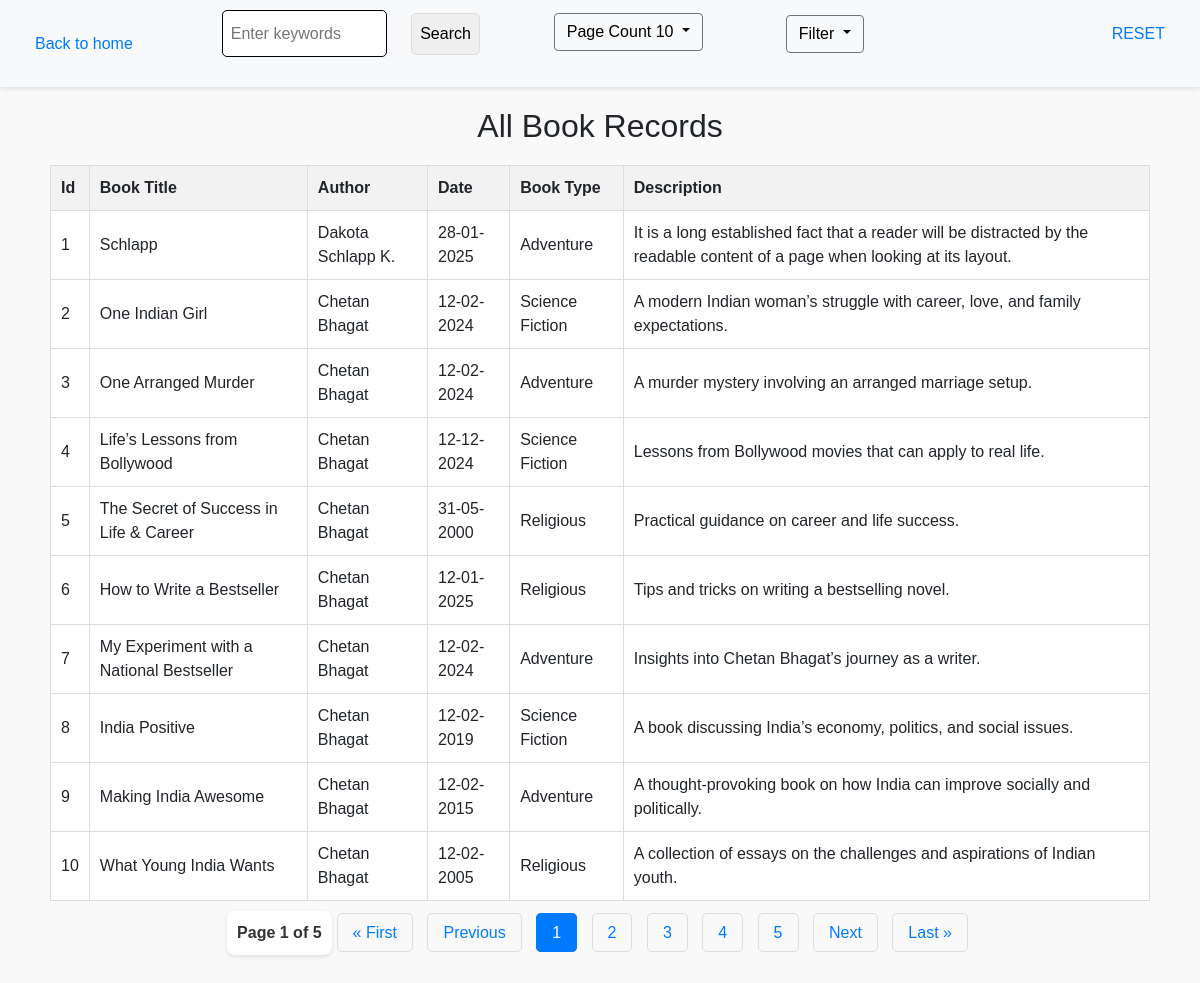
Page /display_all?records_per_page=10&search=&filter= on the committed database.
### myapp/models.py (models this page shows, shortened)
class user(models.Model):
    id = models.AutoField(primary_key=True)
    title = models.CharField(max_length=50)
    book_type = models.CharField(max_length=30)
    author = models.CharField(max_length=50)
    date = models.DateField()
    description = models.TextField()
    updated_at = models.DateTimeField(auto_now=True)
    class Meta:
        ordering = ['-id']

### myapp/views.py (the view, shortened to what this page needs)
# urls.py: path('display_all', views.display_all, name='display_all'),
def display_all(request):
    search_query = request.GET.get('search', '')  # Fetch search query from request
    filter_option = request.GET.get('filter', '')  # Fetch filter option if any
    try:
        records_per_page = int(request.GET.get('records_per_page', 5))  # Default to 5 if not set or invalid
    except ValueError:
        records_per_page = 5  # Fallback to default if conversion fails
    users = user.objects.all().order_by('-id')
    if filter_option == 'published_before_2024':
        users = users.filter(date__lt='2024-01-01')  # Filter users with date before 2024
    elif filter_option == 'published_after_2024':
        users = users.filter(date__gte='2024-01-01')  # Filter users with date after 2024
    elif filter_option == 'Religious':
        users = users.filter(book_type__icontains='Religious')
    elif filter_option == 'Adventure':
        users = users.filter(book_type__icontains='Adventure')
    elif filter_option == 'Science Fiction':
        users = users.filter(book_type__icontains='Science Fiction')
    paginator = Paginator(users, records_per_page)
    page_number = request.GET.get('page', 1)  # Get current page number (default to 1)
    page_obj = paginator.get_page(page_number)
    for idx, user_obj in enumerate(page_obj.object_list, start=1):
        user_obj.display_id = idx
    start_index = (page_obj.number - 1) * records_per_page
    return render(request,'display_all.html', {
        'users': page_obj,  # Paginated user data
        'search': search_query,  # Include the search query
        'filter': filter_option,  # Include the filter option
        'records_per_page': records_per_page,  # Include records per page selected
        'start_index': start_index  # Records per page
    })

### myapp/templates/display_all.html (shortened to what this page needs)
<!DOCTYPE html>
<html lang="en">
<head>
    <link href="https://cdn.jsdelivr.net/npm/bootstrap@4.6.2/dist/css/bootstrap.min.css"
    rel="stylesheet">
</head>
<body>
    <div class="navbar">
        <a href="{% url 'index' %}">Back to home</a>
        <form action="{% url 'display_all' %}" method="get" onsubmit="disableSearchButton()">
                <input type="text" style="width: 165px; height: 47px; border-radius: 5px; border: 1px solid black;"
                   id="searchInput" placeholder="Enter keywords" name="search" value="{{ search }}" required> &nbsp;
            <input type="submit" id="searchButton" value="Search">
        </form>
     <form action="{% url 'display_all' %}" method="get" class="mb-4">
        <div class="dropdown dropdown-hover me-3">
            <button data-bs-toggle="dropdown" class="btn btn-secondary dropdown-toggle" type="button"
                id="dropdownMenuButton" style="background-color: transparent; color: black;"
                data-mdb-toggle="dropdown" aria-expanded="false">
                Page Count {{ records_per_page|default:5 }}
            </button>&nbsp;&nbsp;
        </div>
    </form>
    <form action="{% url 'display_all' %}" method="get">
    <div class="d-flex justify-content-center" style="margin-right: 150px;">
        <div class="dropdown dropdown-hover me-3">
            <button data-bs-toggle="dropdown" class="btn btn-secondary dropdown-toggle" type="button"
                id="dropdownMenuButton" style="background-color: transparent; color: black;"
                data-mdb-toggle="dropdown" aria-expanded="false">
                Filter
            </button>&nbsp;&nbsp;
        </div>
    </div>
</form>
                    <a href="{% url 'records_per_page_view_2' %}?default=true" style="margin-bottom: 20px;">RESET</a>
                </div>
    {% if not users %}
    <p style="text-align: center; color: #888;">No records found. Try adjusting your filters or search terms.</p>
    {% else %}
    <div class="container">
        <h2 style="text-align: center;">All Book Records</h2>
        <table>
            <tr>
                <th>Id</th>
                <th>Book Title</th>
                <th>Author</th>
                <th>Date</th>
                <th>Book Type</th>
                <th>Description</th>
            </tr>
            {% for i in users %}
            <tr>
                <td scope="row">{{ users.start_index|add:forloop.counter0 }}</td>
                <td>{{ i.title }}</td>
                <td>{{ i.author }}</td>
                <td>{{ i.date|date:'d-m-Y' }}</td>
                <td>{{ i.book_type }}</td>
                <td>{{ i.description }}</td>
            </tr>
            {% endfor %}
        </table>
        <div class="pagination">
            <div class="page-info">
                Page {{ users.number }} of {{ users.paginator.num_pages }}
            </div>
            <div class="pagination-links">
            {% if users.has_previous %}
                <a href="?page=1&search={{ search }}&filter={{ filter }}&records_per_page={{ records_per_page }}">« First</a>
                <a href="?page={{ users.previous_page_number }}&search={{ search }}&filter={{ filter }}&records_per_page={{ records_per_page }}">Previous</a>
            {% else %}
                <a class="disabled">« First</a>
                <a class="disabled">Previous</a>
                {% endif %}
                {% for num in users.paginator.page_range %}
                {% if users.number == num %}
                <a class="active">{{ num }}</a>
                {% else %}
                    <a href="?page={{ num }}&search={{ search }}&filter={{ filter }}&records_per_page={{ records_per_page }}">{{ num }}</a>
                    {% endif %}
            {% endfor %}
            {% if users.has_next %}
                <a href="?page={{ users.next_page_number }}&search={{ search }}&filter={{ filter }}&records_per_page={{ records_per_page }}">Next</a>
                <a href="?page={{ users.paginator.num_pages }}&search={{ search }}&filter={{ filter }}&records_per_page={{ records_per_page }}">Last »</a>
            {% else %}
                <a class="disabled">Next</a>
                <a class="disabled">Last »</a>
                {% endif %}
            </div>
        </div>
        {% endif %}
</body>
</html>

### myapp/templates/display_all.html (style rules this page uses)
body { font-family: Arial, sans-serif; margin: 0; padding: 0; background-color: #f9f9f9; }
.navbar { display: flex; justify-content: space-between; background-color: #f8f9fa; padding: 10px 20px; box-shadow: 0 2px 4px rgba(0, 0, 0, 0.1); }
.navbar a { color: #007bff; text-decoration: none; padding: 10px 15px; border-radius: 5px; }
.container { padding: 20px; }
form { margin-bottom: 20px; display: flex; align-items: center; flex-wrap: wrap; gap: 10px; }
form input, form select, form button { padding: 8px; border: 1px solid #ddd; border-radius: 5px; }
table { width: 100%; border-collapse: collapse; background: white; margin-top: 20px; }
table, th, td { border: 1px solid #ddd; }
th, td { padding: 10px; text-align: left; }
th { background-color: #f2f2f2; }
a { font-family: 'Lucida Sans', 'Lucida Sans Regular', 'Lucida Grande', 'Lucida Sans Unicode', Geneva, Verdana, sans-serif; }
.pagination { display: flex; justify-content: center; margin: 20px 0; }
.pagination a { color: #007bff; text-decoration: none; padding: 10px 15px; border: 1px solid #ddd; margin: 0 5px; border-radius: 5px; }
.pagination a.active { background-color: #007bff; color: white; border-color: #007bff; }
.page-info { font-size: 16px; font-weight: 600; color: #333; background-color: white; padding: 10px 10px; margin-top: -10px; border-radius: 8px; box-shadow: 0 2px 4px rgba(0, 0, 0, 0.1); text-align: center; }

### rows in the picture
user: start_index|add "1", title "Schlapp", author "Dakota Schlapp K.", date "28-01-2025", book_type "Adventure", description "It is a long established fact that a reader will be distracted by the readable content of a page when looking at its layout."
user: start_index|add "2", title "One Indian Girl", author "Chetan Bhagat", date "12-02-2024", book_type "Science Fiction", description "A modern Indian woman’s struggle with career, love, and family expectations."
user: start_index|add "3", title "One Arranged Murder", author "Chetan Bhagat", date "12-02-2024", book_type "Adventure", description "A murder mystery involving an arranged marriage setup."
user: start_index|add "4", title "Life’s Lessons from Bollywood", author "Chetan Bhagat", date "12-12-2024", book_type "Science Fiction", description "Lessons from Bollywood movies that can apply to real life."
user: start_index|add "5", title "The Secret of Success in Life & Career", author "Chetan Bhagat", date "31-05-2000", book_type "Religious", description "Practical guidance on career and life success."
user: start_index|add "6", title "How to Write a Bestseller", author "Chetan Bhagat", date "12-01-2025", book_type "Religious", description "Tips and tricks on writing a bestselling novel."
user: start_index|add "7", title "My Experiment with a National Bestseller", author "Chetan Bhagat", date "12-02-2024", book_type "Adventure", description "Insights into Chetan Bhagat’s journey as a writer."
user: start_index|add "8", title "India Positive", author "Chetan Bhagat", date "12-02-2019", book_type "Science Fiction", description "A book discussing India’s economy, politics, and social issues."
user: start_index|add "9", title "Making India Awesome", author "Chetan Bhagat", date "12-02-2015", book_type "Adventure", description "A thought-provoking book on how India can improve socially and politically."
user: start_index|add "10", title "What Young India Wants", author "Chetan Bhagat", date "12-02-2005", book_type "Religious", description "A collection of essays on the challenges and aspirations of Indian youth."

### other values in the picture
{{ records_per_page|default:5 }} "10"
{{ users.number }} "1"
{{ users.paginator.num_pages }} "5"
{{ num }} "1"
{{ num }} "2" "3" "4" "5"
